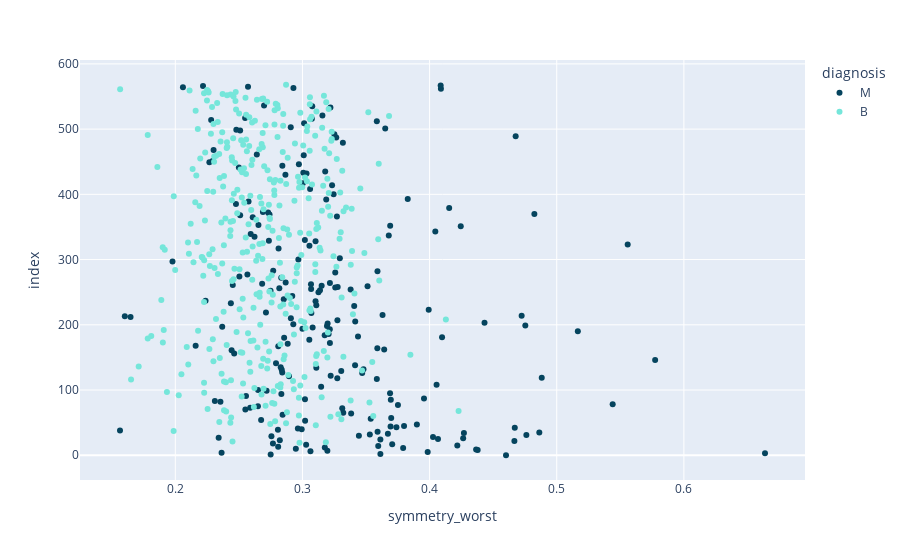

Here is the notebook cell this chart was saved with:
### Code cell
px.scatter(data_frame=df,x='symmetry_worst',color='diagnosis',color_discrete_sequence=['#05445E','#75E6DA'])

### Figure 1 — Plotly figure (JSON) as saved in the notebook; plotly's stock layout.template omitted (floating-point values rounded to 4 significant figures; data arrays with more than 128 entries replaced by an {"elided": "..."} marker saying what was removed)
{"data": [{"hovertemplate": "diagnosis=M<br>symmetry_worst=%{x}<br>index=%{y}<extra></extra>", "legendgroup": "M", "marker": {"color": "#05445E", "symbol": "circle"}, "mode": "markers", "name": "M", "orientation": "h", "showlegend": true, "type": "scatter", "x": {"elided": "212 float values"}, "xaxis": "x", "y": {"elided": "212 int values"}, "yaxis": "y"}, {"hovertemplate": "diagnosis=B<br>symmetry_worst=%{x}<br>index=%{y}<extra></extra>", "legendgroup": "B", "marker": {"color": "#75E6DA", "symbol": "circle"}, "mode": "markers", "name": "B", "orientation": "h", "showlegend": true, "type": "scatter", "x": {"elided": "357 float values"}, "xaxis": "x", "y": {"elided": "357 int values"}, "yaxis": "y"}], "layout": {"legend": {"title": {"text": "diagnosis"}, "tracegroupgap": 0}, "margin": {"t": 60}, "xaxis": {"anchor": "y", "domain": [0, 1], "title": {"text": "symmetry_worst"}}, "yaxis": {"anchor": "x", "domain": [0, 1], "title": {"text": "index"}}}}
